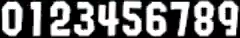
#> input picture ocr-data/sprites-models/timer_digits.png, 240 x 38 px; its folder holds 5 pictures in this run
$ python timer_parsing.py
#> lines starting #> are read from the running program, lines starting #| are printed output that depends on the picture; after the words box and inside, x2 and y2 are one past the last pixel; in counts of white or black regions, pixels touching at a corner belong together
### ocr-data/scripts/sprite_parsing.py
import numpy as np
from skimage import io
from skimage.metrics import structural_similarity as ssim
from skimage.transform import resize
from skimage.color import rgba2rgb, rgb2gray
import os


class Spritesheet:
    def __init__(self, sheet, num_sprites, num_cols, sprite_width, sprite_height, sprite_names):
        self.sheet = sheet
        self.num_sprites = num_sprites
        self.num_cols = num_cols
        self.sprite_width = sprite_width
        self.sprite_height = sprite_height
        self.sprite_names = sprite_names
        self.cached_sprites = {}

    # [26 lines left out: functions get_sprite, find_most_similar, not called in this run]

### ocr-data/scripts/utils.py
import os
from pathlib import Path

base_path = Path(__file__).parent.parent

def get_project_base_path():
    return base_path.resolve()

def get_resource_abs_path(res_name):
    return (base_path / (f"sprites-models/{res_name}")).resolve()

### ocr-data/scripts/timer_parsing.py
import cv2
from skimage import data, img_as_float, io
from skimage.color import rgba2rgb, rgb2gray
from scripts.sprite_parsing import Spritesheet, find_most_similar
from scripts.utils import get_resource_abs_path

def np_binarize(img):
    thresh = 0.9
#> thresh = 0.9
    return 1.0 * (img > thresh)
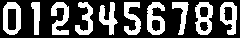
#> returned value: shape (38, 240) float64; values 0 (black) and 1 (white), 33.9% white; 10 white regions, largest, box (x1, y1, x2, y2) and area: (3, 2, 21, 35) 362, (147, 2, 165, 35) 361, (195, 2, 213, 35) 359

digit_sprites = Spritesheet(sheet=np_binarize(rgb2gray(rgba2rgb(io.imread(get_resource_abs_path('timer_digits.png'))))), num_sprites=10, num_cols=10, sprite_width=24, sprite_height=38, sprite_names=[i for i in range(10)])
#> in __init__, `self.sprite_names = sprite_names`: self.sprite_names = [0, 1, 2, 3, 4, 5, 6, 7, 8, 9]

def parse_timer_digits(img):
    x1,x2,x3 = 915,956,980
    y = 58
    width,height = 24,38

    digit1_img = np_binarize(rgb2gray(cv2.cvtColor(img[y:y+height, x1:x1+width], cv2.COLOR_BGR2RGB)))
    digit2_img = np_binarize(rgb2gray(cv2.cvtColor(img[y:y+height, x2:x2+width], cv2.COLOR_BGR2RGB)))
    digit3_img = np_binarize(rgb2gray(cv2.cvtColor(img[y:y+height, x3:x3+width], cv2.COLOR_BGR2RGB)))

    (digit1, d1sim) = find_most_similar(digit1_img, digit_sprites)
    (digit2, d2sim) = find_most_similar(digit2_img, digit_sprites)
    (digit3, d3sim) = find_most_similar(digit3_img, digit_sprites)
    joint_sim = d1sim * d2sim * d3sim
    return f"{digit1}:{digit2}{digit3}" if joint_sim >= 0.6 else None
